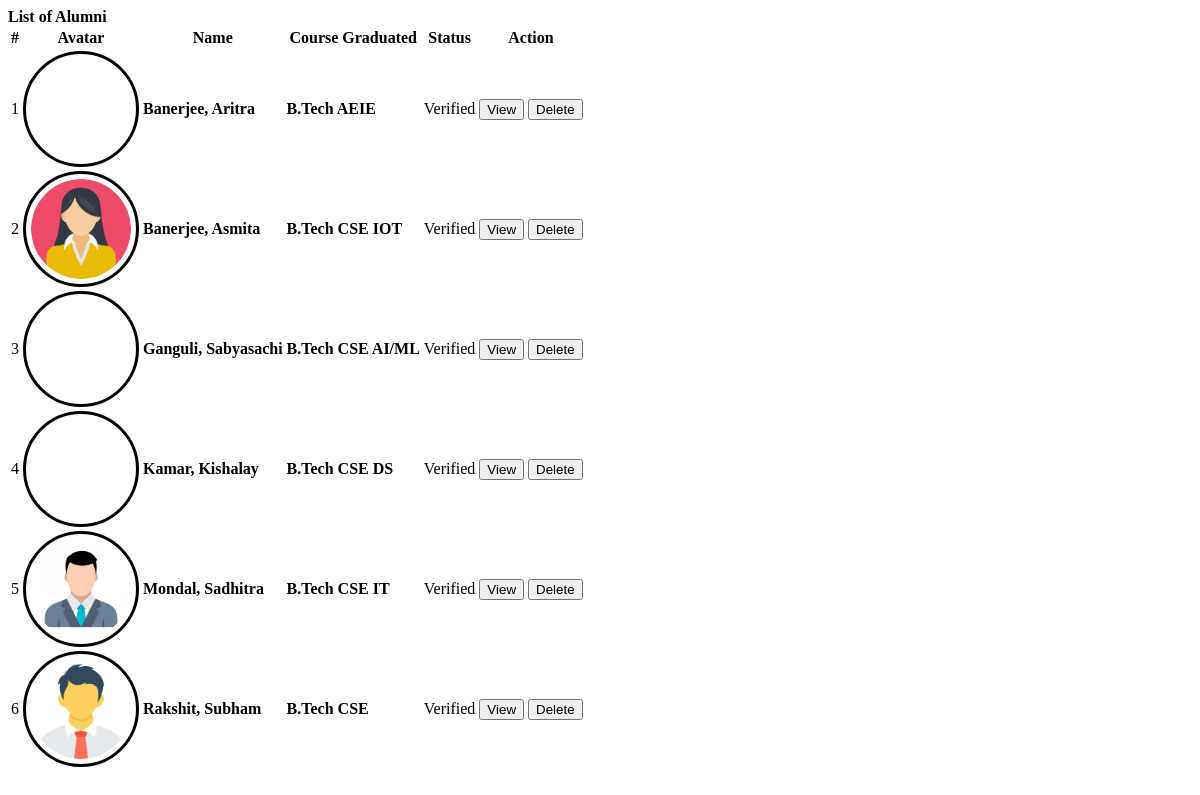
The page /alumni/admin/alumni.php on the database its author committed.
### tables this page shows
CREATE TABLE `alumnus_bio` (
  `id` int(30) NOT NULL,
  `firstname` varchar(200) NOT NULL,
  `middlename` varchar(200) NOT NULL,
  `lastname` varchar(200) NOT NULL,
  `gender` varchar(10) NOT NULL,
  `batch` year(4) NOT NULL,
  `course_id` int(30) NOT NULL,
  `email` varchar(250) NOT NULL,
  `connected_to` text NOT NULL,
  `avatar` text NOT NULL,
  `status` tinyint(1) NOT NULL DEFAULT 0 COMMENT '0= Unverified, 1= Verified',
  `date_created` date NOT NULL DEFAULT current_timestamp()
);

CREATE TABLE `courses` (
  `id` int(30) NOT NULL,
  `course` text NOT NULL,
  `about` text NOT NULL
);

### alumni/admin/alumni.php (the view, shortened to what this page needs)
<?php include('db_connect.php');?>
<div class="container-fluid">
	<div class="col-lg-12">
		<div class="row">
			<div class="col-md-12">
				<div class="card">
					<div class="card-header">
						<b>List of Alumni</b>
					</div>
					<div class="card-body">
						<table class="table table-condensed table-bordered table-hover">
							<thead>
								<tr>
									<th class="text-center">#</th>
									<th class="">Avatar</th>
									<th class="">Name</th>
									<th class="">Course Graduated</th>
									<th class="">Status</th>
									<th class="text-center">Action</th>
								</tr>
							</thead>
							<tbody>
								<?php
								$i = 1;
								$alumni = $conn->query("SELECT a.*,c.course,Concat(a.lastname,', ',a.firstname,' ',a.middlename) as name from alumnus_bio a inner join courses c on c.id = a.course_id order by Concat(a.lastname,', ',a.firstname,' ',a.middlename) asc");
								while($row=$alumni->fetch_assoc()):
								?>
								<tr>
									<td class="text-center"><?php echo $i++ ?></td>
									<td class="text-center">
										<div class="avatar">
										 <img src="assets/uploads/<?php echo $row['avatar'] ?>" class="" alt="">
										</div>
									</td>
									<td class="">
										 <p> <b><?php echo ucwords($row['name']) ?></b></p>
									</td>
									<td class="">
										 <p> <b><?php echo $row['course'] ?></b></p>
									</td>
									<td class="text-center">
										<?php if($row['status'] == 1): ?>
											<span class="badge badge-primary">Verified</span>
										<?php else: ?>
											<span class="badge badge-secondary">Not Verified</span>
										<?php endif; ?>
									</td>
									<td class="text-center">
										<button class="btn btn-sm btn-outline-primary view_alumni" type="button" data-id="<?php echo $row['id'] ?>" >View</button>
										<button class="btn btn-sm btn-outline-danger delete_alumni" type="button" data-id="<?php echo $row['id'] ?>">Delete</button>
									</td>
								</tr>
								<?php endwhile; ?>
							</tbody>
						</table>
					</div>
				</div>
			</div>
		</div>
	</div>
</div>

### alumni/admin/alumni.php (style rules this page uses)
td { vertical-align: middle !important; }
td p { margin: unset }
img { max-width:100px; max-height: :150px; }
.avatar { display: flex; border-radius: 100%; width: 100px; height: 100px; align-items: center; justify-content: center; border: 3px solid; padding: 5px; }
.avatar img { max-width: calc(100%); max-height: calc(100%); border-radius: 100%; }

### rows shown on the page
alumnus_bio: name "Banerjee, Aritra", course.course "B.Tech AEIE", status "Verified"
alumnus_bio: avatar (picture), name "Banerjee, Asmita", course.course "B.Tech CSE IOT", status "Verified"
alumnus_bio: name "Ganguli, Sabyasachi", course.course "B.Tech CSE AI/ML", status "Verified"
alumnus_bio: name "Kamar, Kishalay", course.course "B.Tech CSE DS", status "Verified"
alumnus_bio: avatar (picture), name "Mondal, Sadhitra", course.course "B.Tech CSE IT", status "Verified"
alumnus_bio: avatar (picture), name "Rakshit, Subham", course.course "B.Tech CSE", status "Verified"
